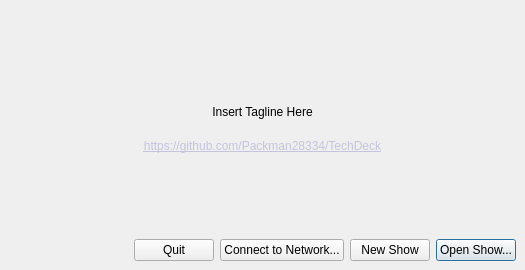
<?xml version="1.0" encoding="UTF-8"?>
<ui version="4.0">
 <class>MainWindow</class>
 <widget class="QMainWindow" name="MainWindow">
  <property name="geometry">
   <rect>
    <x>0</x>
    <y>0</y>
    <width>525</width>
    <height>270</height>
   </rect>
  </property>
  <property name="windowTitle">
   <string>MainWindow</string>
  </property>
  <widget class="QWidget" name="centralwidget">
   <property name="minimumSize">
    <size>
     <width>525</width>
     <height>270</height>
    </size>
   </property>
   <property name="maximumSize">
    <size>
     <width>525</width>
     <height>300</height>
    </size>
   </property>
   <layout class="QVBoxLayout" name="verticalLayout">
    <item>
     <spacer name="verticalSpacer_2">
      <property name="orientation">
       <enum>Qt::Orientation::Vertical</enum>
      </property>
      <property name="sizeHint" stdset="0">
       <size>
        <width>20</width>
        <height>40</height>
       </size>
      </property>
     </spacer>
    </item>
    <item>
     <widget class="QLabel" name="logoLabel">
      <property name="minimumSize">
       <size>
        <width>0</width>
        <height>0</height>
       </size>
      </property>
      <property name="maximumSize">
       <size>
        <width>16777215</width>
        <height>160</height>
       </size>
      </property>
      <property name="text">
       <string/>
      </property>
      <property name="pixmap">
       <pixmap>../resources/logo.png</pixmap>
      </property>
      <property name="scaledContents">
       <bool>false</bool>
      </property>
      <property name="alignment">
       <set>Qt::AlignmentFlag::AlignCenter</set>
      </property>
      <property name="margin">
       <number>0</number>
      </property>
     </widget>
    </item>
    <item>
     <widget class="QLabel" name="taglineLabel">
      <property name="minimumSize">
       <size>
        <width>0</width>
        <height>24</height>
       </size>
      </property>
      <property name="text">
       <string>Insert Tagline Here</string>
      </property>
      <property name="alignment">
       <set>Qt::AlignmentFlag::AlignCenter</set>
      </property>
     </widget>
    </item>
    <item>
     <widget class="QLabel" name="creditLabel">
      <property name="sizePolicy">
       <sizepolicy hsizetype="Preferred" vsizetype="Preferred">
        <horstretch>0</horstretch>
        <verstretch>0</verstretch>
       </sizepolicy>
      </property>
      <property name="minimumSize">
       <size>
        <width>0</width>
        <height>32</height>
       </size>
      </property>
      <property name="text">
       <string>&lt;html&gt;&lt;head/&gt;&lt;body&gt;&lt;p&gt;&lt;a href=&quot;https://github.com/Packman28334/TechDeck&quot;&gt;&lt;span style=&quot; text-decoration: underline; color:#c5c3de;&quot;&gt;https://github.com/Packman28334/TechDeck&lt;/span&gt;&lt;/a&gt;&lt;/p&gt;&lt;/body&gt;&lt;/html&gt;</string>
      </property>
      <property name="alignment">
       <set>Qt::AlignmentFlag::AlignCenter</set>
      </property>
     </widget>
    </item>
    <item>
     <spacer name="verticalSpacer">
      <property name="orientation">
       <enum>Qt::Orientation::Vertical</enum>
      </property>
      <property name="sizeHint" stdset="0">
       <size>
        <width>20</width>
        <height>40</height>
       </size>
      </property>
     </spacer>
    </item>
    <item>
     <layout class="QHBoxLayout" name="buttonBar">
      <item>
       <spacer name="horizontalSpacer">
        <property name="orientation">
         <enum>Qt::Orientation::Horizontal</enum>
        </property>
        <property name="sizeHint" stdset="0">
         <size>
          <width>40</width>
          <height>20</height>
         </size>
        </property>
       </spacer>
      </item>
      <item>
       <widget class="QPushButton" name="quitButton">
        <property name="sizePolicy">
         <sizepolicy hsizetype="Fixed" vsizetype="Fixed">
          <horstretch>0</horstretch>
          <verstretch>0</verstretch>
         </sizepolicy>
        </property>
        <property name="text">
         <string>Quit</string>
        </property>
        <property name="icon">
         <iconset theme="dialog-cancel"/>
        </property>
       </widget>
      </item>
      <item>
       <widget class="QPushButton" name="connectToNetworkButton">
        <property name="sizePolicy">
         <sizepolicy hsizetype="Fixed" vsizetype="Fixed">
          <horstretch>0</horstretch>
          <verstretch>0</verstretch>
         </sizepolicy>
        </property>
        <property name="text">
         <string>Connect to Network...</string>
        </property>
        <property name="icon">
         <iconset theme="network-wired"/>
        </property>
       </widget>
      </item>
      <item>
       <widget class="QPushButton" name="newShowButton">
        <property name="text">
         <string>New Show</string>
        </property>
        <property name="icon">
         <iconset theme="document-new"/>
        </property>
       </widget>
      </item>
      <item>
       <widget class="QPushButton" name="openShowButton">
        <property name="sizePolicy">
         <sizepolicy hsizetype="Fixed" vsizetype="Fixed">
          <horstretch>0</horstretch>
          <verstretch>0</verstretch>
         </sizepolicy>
        </property>
        <property name="text">
         <string>Open Show...</string>
        </property>
        <property name="icon">
         <iconset theme="document-open"/>
        </property>
        <property name="default">
         <bool>true</bool>
        </property>
       </widget>
      </item>
     </layout>
    </item>
   </layout>
  </widget>
  <action name="actionQuit">
   <property name="text">
    <string>Quit</string>
   </property>
   <property name="toolTip">
    <string>Quit the program</string>
   </property>
   <property name="shortcut">
    <string>Esc, Ctrl+Q</string>
   </property>
   <property name="menuRole">
    <enum>QAction::MenuRole::NoRole</enum>
   </property>
  </action>
  <action name="actionConnectToNetwork">
   <property name="text">
    <string>Connect to Network</string>
   </property>
   <property name="toolTip">
    <string>Connect to a Tech Deck network</string>
   </property>
   <property name="menuRole">
    <enum>QAction::MenuRole::NoRole</enum>
   </property>
  </action>
  <action name="actionOpen">
   <property name="text">
    <string>Open</string>
   </property>
   <property name="toolTip">
    <string>Open a show file</string>
   </property>
   <property name="shortcut">
    <string>Ctrl+O</string>
   </property>
   <property name="menuRole">
    <enum>QAction::MenuRole::NoRole</enum>
   </property>
  </action>
  <action name="actionNew">
   <property name="text">
    <string>New</string>
   </property>
   <property name="toolTip">
    <string>Create a new show</string>
   </property>
   <property name="shortcut">
    <string>Ctrl+N</string>
   </property>
   <property name="menuRole">
    <enum>QAction::MenuRole::NoRole</enum>
   </property>
  </action>
 </widget>
 <resources/>
 <connections>
  <connection>
   <sender>quitButton</sender>
   <signal>clicked()</signal>
   <receiver>actionQuit</receiver>
   <slot>trigger()</slot>
   <hints>
    <hint type="sourcelabel">
     <x>177</x>
     <y>245</y>
    </hint>
    <hint type="destinationlabel">
     <x>-1</x>
     <y>-1</y>
    </hint>
   </hints>
  </connection>
  <connection>
   <sender>connectToNetworkButton</sender>
   <signal>clicked()</signal>
   <receiver>actionConnectToNetwork</receiver>
   <slot>trigger()</slot>
   <hints>
    <hint type="sourcelabel">
     <x>310</x>
     <y>245</y>
    </hint>
    <hint type="destinationlabel">
     <x>-1</x>
     <y>-1</y>
    </hint>
   </hints>
  </connection>
  <connection>
   <sender>openShowButton</sender>
   <signal>clicked()</signal>
   <receiver>actionOpen</receiver>
   <slot>trigger()</slot>
   <hints>
    <hint type="sourcelabel">
     <x>459</x>
     <y>245</y>
    </hint>
    <hint type="destinationlabel">
     <x>-1</x>
     <y>-1</y>
    </hint>
   </hints>
  </connection>
  <connection>
   <sender>newShowButton</sender>
   <signal>clicked()</signal>
   <receiver>actionNew</receiver>
   <slot>trigger()</slot>
   <hints>
    <hint type="sourcelabel">
     <x>344</x>
     <y>245</y>
    </hint>
    <hint type="destinationlabel">
     <x>-1</x>
     <y>-1</y>
    </hint>
   </hints>
  </connection>
 </connections>
</ui>
